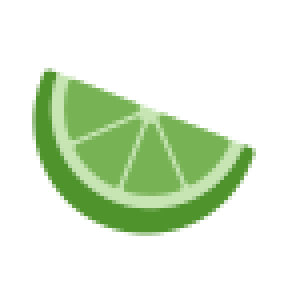
#> input picture twemojis_72x72/1f34b-200d-1f7e9.png, 72 x 72 px (shown 4 times larger); its folder holds only this picture in this run
$ jupyter execute twemojis_to_images_32x32.ipynb
#> lines starting #> are read from the running program, lines starting #| are printed output that depends on the picture
# Load Twemojis dataset

[cell 1]
import pandas as pd
from os import listdir
from os.path import isfile, join
from PIL import Image
import numpy as np
import matplotlib.pyplot as plt


try:
    import google.colab
    from google.colab import drive
    drive.mount('/content/drive')

    IN_COLAB = True
except:
    IN_COLAB = False

colab_path = "" #CHANGE THIS

original_dataroot = "twemojis_72x72"
processed_data_folder = "processed_twemojis_32x32/"

if IN_COLAB:
    original_dataroot = colab_path + original_dataroot
    processed_data_folder = colab_path + processed_data_folder

onlyfiles = [f for f in listdir(original_dataroot) if isfile(join(original_dataroot, f))]

sample_count = 0
for file in onlyfiles:
    if ".png" in file:
        sample_count += 1

i = 0

for file in onlyfiles:
    if ".png" in file:
        img = Image.open(original_dataroot + "/" + file).resize((32,32))
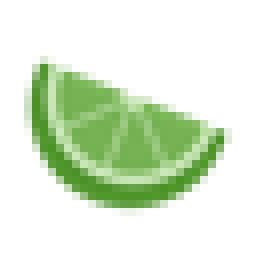
#> img: PIL image 32x32 RGBA (shown 8 times larger); mean R, G, B, A 39.5, 58.1, 29.4, 70.1; transparent parts drawn white
        img.save(processed_data_folder + "/" + file)
        i += 1
